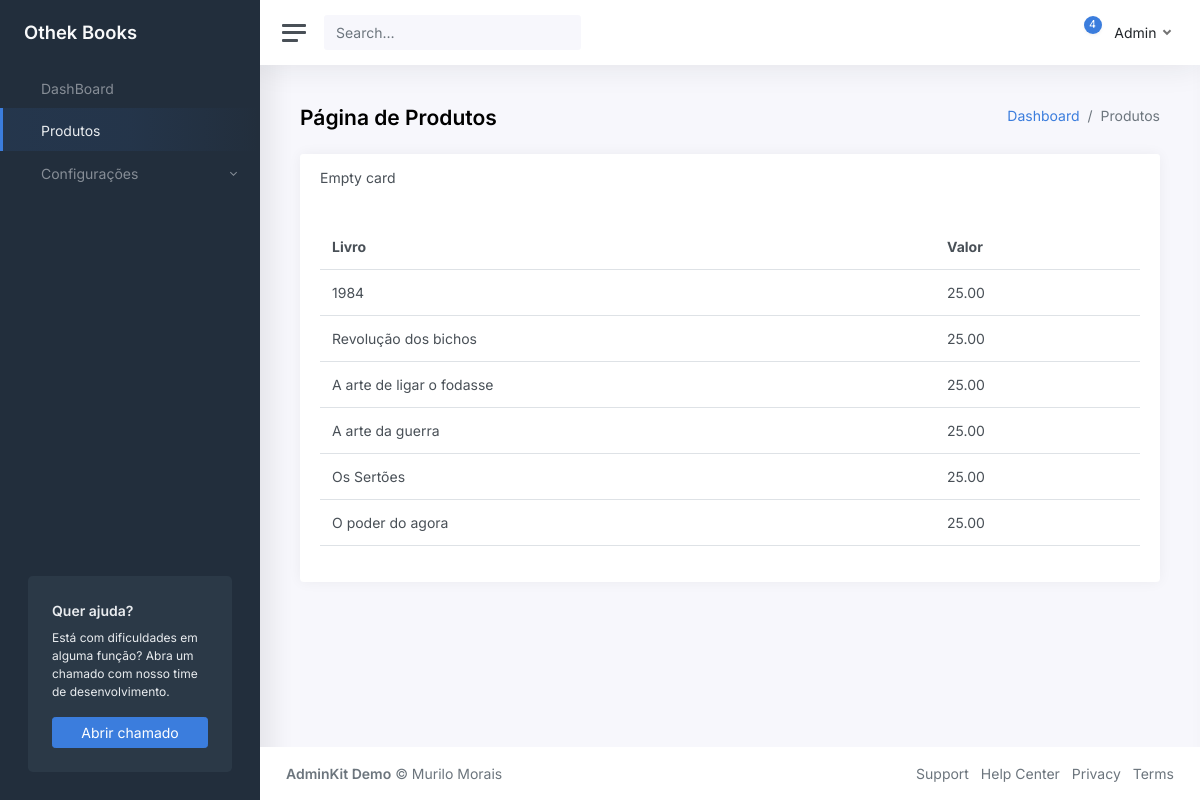
Screenshot of /Products (signed in) with the database file from the repository.
### tables this page shows
CREATE TABLE `products` (
  `id` int(11) NOT NULL,
  `name_item` varchar(255) NOT NULL,
  `price_item` decimal(10,2) NOT NULL
);

### Core/Controller.php (called while the page is built, shortened)
<?php
Class Controller{
	public function loadTemplateAdmin($viewName, $viewData = array()){
		require 'Views/Templates/'.TEMPLATE_ADMIN.'.php';
	}
	public function loadViewInTemplate($viewName, $viewData = array()){
		extract($viewData);
		require 'Views/'.$viewName.'.php';
	}
}

### Controllers/ProductsController.php (called while the page is built)
<?php
class ProductsController extends Controller{
    private $data = array();
    public function __construct()
    {
        $users = new Users();
        if(!$users->isLogged()){
            header("Location: ". BASE_URL. "Login");
            exit;
        }else{
            $users->setLoggedUser();
            $this->data['name'] = $users->getName();
        }
    }
    public function index(){
        $this->data['nivel-1'] = "Products";
        $products = new Products();
        $this->data['list_items'] = $products->getProducts();
        $this->loadTemplateAdmin('Admin/Products/index', $this->data);
    }
}

### Core/Core.php (called while the page is built, shortened)
<?php
Class Core {
	public function run(){
		$url = '/';
		if(isset($_GET['url'])){
			$url .= $_GET['url'];
		}
		$params = array();
		if(!empty($url) && $url != '/'){
			$url = explode('/', $url);
			array_shift($url);
			array_shift($url);
			if(isset($url[0]) && !empty($url[0])){
				$currentAction = $url[0];
				array_shift($url);
			} else {
				$currentAction = 'index';
			}
		} else {
			$currentController = 'SiteController';
			$currentAction = 'index';
		}
		$controller = new $currentController();
		call_user_func_array(array($controller, $currentAction), $params);
	}
}

### index.php (called while the page is built, shortened)
<?php
$core = new Core();
$core->run();

### Core/Model.php (called while the page is built, shortened)
<?php
class Model{
	public function __construct(){
		global $db;
		$this->db = $db;
	}
}

### Models/Products.php (called while the page is built)
<?php
class Products extends Model{
    public function getProducts(){
        $data = array();
        $sql = $this->db->prepare("SELECT * FROM Products");
        $sql->execute();
        if($sql->rowCount() >0){
            $data = $sql->fetchAll(PDO::FETCH_ASSOC);
        }
        return $data;
    }
}

### Views/Admin/Products/index.php (the view)
<main class="content">
    <div class="container-fluid p-0">
        <div class="row mb-2 mb-xl-3">
            <div class="col-auto d-none d-sm-block">
                <h3><strong>Página de Produtos</strong></h3>
            </div>
            <div class="col-auto ms-auto text-end mt-n1">
                <nav aria-label="breadcrumb">
                    <ol class="breadcrumb bg-transparent p-0 mt-1 mb-0">
                        <li class="breadcrumb-item"><a href="#">Dashboard</a></li>
                        <li class="breadcrumb-item active" aria-current="page">Produtos</li>
                    </ol>
                </nav>
            </div>
        </div>
        <div class="row">
            <div class="col-12">
                <div class="card">
                    <div class="card-header">
                        <h5 class="card-title mb-0">Empty card</h5>
                    </div>
                    <div class="card-body">
                        <table class="table">
                            <thead>
                                <tr>
                                    <th>Livro</th>
                                    <th>Valor</th>
                                </tr>
                            </thead>
                            <tbody>
                                <?php foreach ($list_items as $list) : ?>
                                    <tr>
                                        <td><?= $list['name_item']; ?></td>
                                        <td><?= $list['price_item']; ?></td>
                                    </tr>
                                <?php endforeach; ?>
                            </tbody>
                        </table>
                    </div>
                </div>
            </div>
        </div>
    </div>
</main>

### Views/Templates/admin.php (shortened to what this page needs)
<!DOCTYPE html>
<html lang="pt-br">
<head>
    <link href="<?= BASE_URL; ?>Assets/css/app.css" rel="stylesheet">
</head>
<body>
    <div class="wrapper">
        <nav id="sidebar" class="sidebar">
            <div class="sidebar-content js-simplebar">
                <a class="sidebar-brand" href="#">
                    <span class="align-middle">Othek Books</span>
                </a>
                <ul class="sidebar-nav">
                    <li class="sidebar-item <?= (isset($viewData['nivel-1']) && $viewData['nivel-1'] == "Dashboard")?'active':''; ?>">
                        <a class="sidebar-link" href="<?= BASE_URL.'Home';?>">
                            <i class="align-middle" data-feather="trending-up"></i> <span class="align-middle">DashBoard</span>
                        </a>
                    </li>
                    <li class="sidebar-item <?= (isset($viewData['nivel-1']) && $viewData['nivel-1'] == "Products")?'active':''; ?>">
                        <a class="sidebar-link" href="<?= BASE_URL.'Products';?>">
                            <i class="align-middle" data-feather="box"></i> <span class="align-middle">Produtos</span>
                        </a>
                    </li>
                    <li class="sidebar-item <?= (isset($viewData['nivel-1']) && $viewData['nivel-1'] == "Configurações")?'active':''; ?> ">
                        <a href="#perfil" data-bs-toggle="collapse" class="sidebar-link collapsed">
                            <span class="align-middle">Configurações</span>
                        </a>
                    </li>
                </ul>
                <div class="sidebar-cta">
                    <div class="sidebar-cta-content">
                        <strong class="d-inline-block mb-2">Quer ajuda?</strong>
                        <div class="mb-3 text-sm">
                            Está com dificuldades em alguma função? Abra um chamado com nosso time de desenvolvimento.
                        </div>
                        <div class="d-grid">
                            <a href="#" target="_blank" class="btn btn-primary">Abrir chamado</a>
                        </div>
                    </div>
                </div>
            </div>
        </nav>
        <div class="main">
            <nav class="navbar navbar-expand navbar-light navbar-bg">
                <a class="sidebar-toggle d-flex">
                    <i class="hamburger align-self-center"></i>
                </a>
                <form class="d-none d-sm-inline-block">
                    <div class="input-group input-group-navbar">
                        <input type="text" class="form-control" placeholder="Search…" aria-label="Search">
                        <button class="btn" type="button">
                        </button>
                    </div>
                </form>
                <div class="navbar-collapse collapse">
                    <ul class="navbar-nav navbar-align">
                        <li class="nav-item dropdown">
                            <a class="nav-icon dropdown-toggle" href="#" id="alertsDropdown" data-bs-toggle="dropdown">
                                <div class="position-relative">
                                    <span class="indicator">4</span>
                                </div>
                            </a>
                        </li>
                        <li class="nav-item dropdown">
                            <a class="nav-link dropdown-toggle d-none d-sm-inline-block" href="#" data-bs-toggle="dropdown">
                                <span class="text-dark"><?= $viewData['name'];?></span>
                            </a>
                        </li>
                    </ul>
                </div>
            </nav>
            <?php $this->loadViewInTemplate($viewName, $viewData); ?>
            <footer class="footer">
                <div class="container-fluid">
                    <div class="row text-muted">
                        <div class="col-6 text-start">
                            <p class="mb-0">
                                <a href="index.html" class="text-muted"><strong>AdminKit Demo</strong></a> &copy; Murilo Morais
                            </p>
                        </div>
                        <div class="col-6 text-end">
                            <ul class="list-inline">
                                <li class="list-inline-item">
                                    <a class="text-muted" href="#">Support</a>
                                </li>
                                <li class="list-inline-item">
                                    <a class="text-muted" href="#">Help Center</a>
                                </li>
                                <li class="list-inline-item">
                                    <a class="text-muted" href="#">Privacy</a>
                                </li>
                                <li class="list-inline-item">
                                    <a class="text-muted" href="#">Terms</a>
                                </li>
                            </ul>
                        </div>
                    </div>
                </div>
            </footer>
        </div>
    </div>
</body>
</html>

### rows the page displays
products: name_item "1984", price_item "25.00"
products: name_item "Revolução dos bichos", price_item "25.00"
products: name_item "A arte de ligar o fodasse", price_item "25.00"
products: name_item "A arte da guerra", price_item "25.00"
products: name_item "Os Sertões", price_item "25.00"
products: name_item "O poder do agora", price_item "25.00"

### other values shown
$viewData['name'] "Admin"
